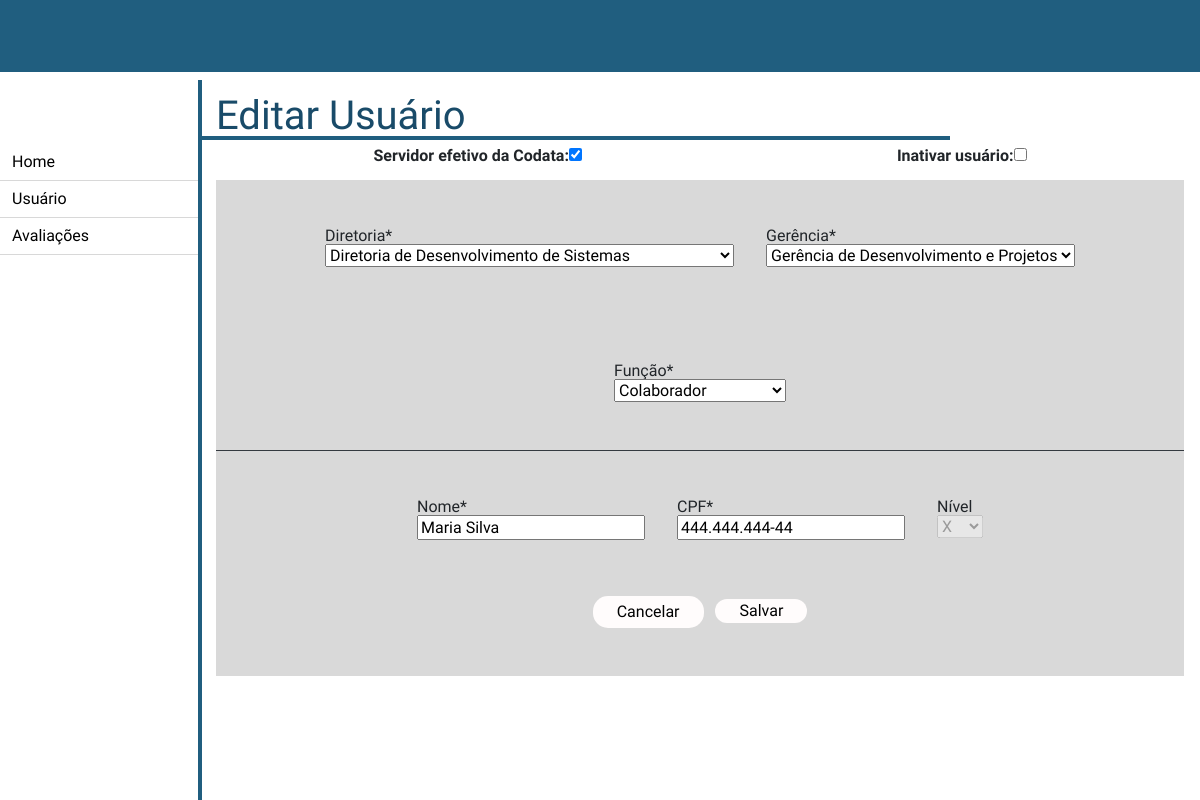
The page /recursos_humanos/editar_usuario/4 on the database its author committed.
### recursos_humanos/models.py (models this page shows, shortened)
class Usuario(models.Model):
    FUNCAO = (
        ('presidente', "Presidente"),
        ('diretos', "Diretor"),
        ('gerente', "Gerente"),
        ('chefe', "Chefe"),
        ('colaborador', "Colaborador"),
        ('cedido', "Cedido a outro orgão"),
        ('recursos_humanos', "Recursos Humanos"),
    )
    CLASSE = (
        ('classe1', "Classe 1"),
        ('classe2', "Classe 2"),
        ('classe3', "Classe 3"),
    )
    NIVEL = (
        ('', '----'),
        ('i', "I"),
        ('ii', "II"),
        ('iii', "III"),
        ('iv', "IV"),
        ('v', "V"),
        ('vi', "VI"),
        ('vii', "VII"),
        ('viii', "VIII"),
        ('ix', "IX"),
        ('x', "X"),
        ('xi', "XI"),
        ('xii', "XII"),
    )
    nome = models.CharField(max_length=100, blank=False, null=False)
    senha = models.CharField(max_length=20, blank=False, null=False)
    email = models.EmailField(blank=False, null=False)
    cpf = models.CharField(max_length=14, blank=False, null=False)
    data_criacao_usuario = models.DateField(default=datetime.now, blank=False, null=False)
    data_atualizacao_usuario = models.DateField(blank=True, null=True)
    data_exclusao_usuario = models.DateField(blank=True, null=True)
    ultima_avaliacao = models.DateField(blank=True, null=True)
    setor = models.CharField(max_length=50)
    cargo = models.CharField(max_length=50)
    funcao = models.CharField(max_length=20, choices=FUNCAO)
    classe = models.CharField(max_length=20, choices=CLASSE)
    nivel = models.CharField(max_length=5, choices=NIVEL)
    gerencia = models.ForeignKey('Gerencia', on_delete=models.CASCADE)
    diretoria = models.ForeignKey('Diretoria', on_delete=models.CASCADE)
    efetivo = models.BooleanField(default=False)
    inativo = models.BooleanField(default=False)
    meritos = models.ManyToManyField(FatorDesempenhoMerito, blank=True)
    demeritos = models.ManyToManyField(FatorDesempenhoDemerito, blank=True)
    avaliacoes = models.ManyToManyField(AvaliacaoDesempenho, blank=True)
    class Meta:
        verbose_name = "Usuário"

class Diretoria(models.Model):
    diretoria = models.CharField(max_length=100, blank=False, null=False)
    sigla = models.CharField(max_length=10, blank=False, null=False)
    def __str__(self) -> str:
        return self.diretoria

class Gerencia(models.Model):
    gerencia = models.CharField(max_length=100, blank=False, null=False)
    diretoria = models.ForeignKey(Diretoria, on_delete=models.CASCADE)
    class Meta:
        verbose_name = "Gerência"
    def __str__(self) -> str:
        return self.gerencia

### recursos_humanos/views.py (the view)
# urls.py: path('editar_usuario/<int:id>', views.editar_usuario, name='editar_usuario'),
def editar_usuario(request, id=None):
    instance = get_object_or_404(Usuario, id=id)
    form = EditarUsuarioForm(request.POST or None, instance=instance)
    if form.is_valid():
        instance = form.save(commit=False)
        instance.save()
        return redirect("listar_usuarios")
    return render(request, "recursos_humanos/editar_usuario.html", {"instance": instance, "form": form})

### recursos_humanos/forms.py
class EditarUsuarioForm(forms.ModelForm):
    def __init__(self, *args, **kwargs):
        super().__init__(*args, **kwargs)
        self.fields['gerencia'].queryset = Gerencia.objects.none()
        if 'diretoria' in self.data:
            try:
                id_diretoria = int(self.data.get('diretoria'))
                self.fields['gerencia'].queryset = Gerencia.objects.filter(diretoria_id=id_diretoria).order_by('gerencia')
            except (ValueError, TypeError):
                pass  # invalid input from the client; ignore and fallback to empty Gerencia queryset
        elif self.instance.pk:
            self.fields['gerencia'].queryset = self.instance.diretoria.gerencia_set.order_by('gerencia')
    class Meta:
        model = Usuario
        fields = ['efetivo', 'inativo', 'diretoria', 'gerencia', 'funcao', 'nome', 'cpf', 'nivel']

### templates/recursos_humanos/editar_usuario.html (shortened to what this page needs)
{% extends './home.html' %}
{% block 'conteudo' %}
<div class="col m-0 p-0">
    <h1 class="border-bottom-blue pl-3 w-75">Editar Usuário</h1>
    <form action="" method="post" class="">
        <div class="row d-flex justify-content-around mx-3 my-2">
            <div class="row m-0 fieldWrapper">
                <label class="mb-0 font-weight-bold" for="{{ form.efetivo.efetivo }}">Servidor efetivo da
                    Codata:</label>
                <div>{{ form.efetivo }}</div>
            </div>
            <div class="row m-0 fieldWrapper">
                <label class="mb-0 font-weight-bold" for="{{ form.inativo.inativo }}">Inativar usuário:</label>
                <div>{{ form.inativo }}</div>
            </div>
        </div>
        <div class="d-flex flex-column align-items-center mt-3 mx-3" style="background-color: #D9D9D9;">
            <div class="row justify-content-center m-0">
                <div class="mx-3 my-5 fieldWrapper">
                    <label class="mb-0" for="{{ form.diretoria.diretoria }}">Diretoria*</label>
                    <div>{{ form.diretoria }}</div>
                </div>
                <div class="mx-3 my-5 fieldWrapper">
                    <label class="mb-0" for="{{ form.gerencia.gerencia }}">Gerência*</label>
                    <div>{{ form.gerencia }}</div>
                </div>
                <div class="mx-3 my-5 fieldWrapper">
                    <label class="mb-0" for="{{ form.funcao.funcao }}">Função*</label>
                    <div>{{ form.funcao }}</div>
                </div>
            </div>
            <div class="border-bottom border-dark w-100"></div>
            <div class="row justify-content-center m-0">
                <div class="mx-3 my-5 fieldWrapper">
                    <label class="mb-0" for="{{ form.nome.nome }}">Nome*</label>
                    <div>{{ form.nome }}</div>
                </div>
                <div class="mx-3 my-5 fieldWrapper">
                    <label class="mb-0" for="{{ form.cpf.cpf }}">CPF*</label>
                    <div>{{ form.cpf }}</div>
                </div>
                <div class="mx-3 my-5 fieldWrapper">
                    <label class="mb-0" for="{{ form.nivel.nivel }}">Nível</label>
                    <div>{{ form.nivel }}</div>
                </div>
            </div>
            <div class="mt-2 mb-5">
                <a href="{% url 'listar_usuarios' %}" class="btn border-0 px-4 py-1"
                    style="background-color: #FFFCFC; border-radius: 15px; color: black;" id="botao-editar">Cancelar</a>
                <input class="border-0 px-4 py-1 ml-2" style="background-color: #FFFCFC; border-radius: 15px;" type="submit"
                    value="Salvar">
            </div>
        </div>
    </form>
</div>
{% endblock %}

### locallibrary/static/avaliacao360/css/style.css (style rules this page uses)
html, body, div, span, applet, object, iframe, h1, h2, h3, h4, h5, h6, p, blockquote, pre, a, abbr, acronym, address, big, cite, code, del, dfn, em, img, ins, kbd, q, s, samp, small, strike, b, sub, sup, tt, var, b, u, i, center, dl, dt, dd, ol, ul, li, fieldset, form, label, legend, table, caption, tbody, tfoot, thead, tr, th, td, article, aside, canvas, details, embed, figure, figcaption, footer, header, hgroup, menu, nav, output, ruby, section, summary, time, mark, audio, video { margin: 0; padding: 0; border: 0; font-size: 100%; font: inherit; vertical-align: baseline; font-family: 'Rhodium Libre', serif; }
body { line-height: 1; }
h1 { color: #194b69; border-bottom-width: 4px; border-bottom-style: solid; border-bottom-color: #205e7f; font-size: 2.5em; }

### rows shown on the page
Usuario: efetivo "☑", funcao "Colaborador", nome "Maria Silva", cpf "444.444.444-44", nivel "X"
Diretoria: diretoria "Diretoria de Desenvolvimento de Sistemas"
Gerencia: gerencia "Gerência de Desenvolvimento e Projetos"
